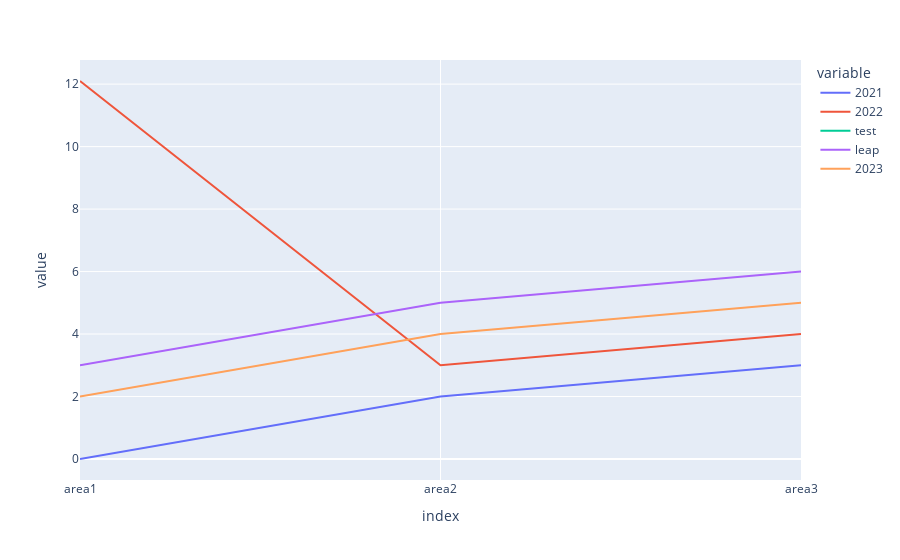

Notebook code for this chart:
### Markdown cell above
If we want to use another library for plotting we have to tell Pandas so:

### Code cell
# change default plotting library
pd.options.plotting.backend = "plotly"
fig = nf.plot()
fig.show()

### Figure 1 — Plotly figure (JSON) as saved in the notebook; plotly's stock layout.template omitted (floating-point values rounded to 4 significant figures)
{"data": [{"hovertemplate": "variable=2021<br>index=%{x}<br>value=%{y}<extra></extra>", "legendgroup": "2021", "line": {"color": "#636efa", "dash": "solid"}, "marker": {"symbol": "circle"}, "mode": "lines", "name": "2021", "orientation": "v", "showlegend": true, "type": "scatter", "x": ["area1", "area2", "area3"], "xaxis": "x", "y": [0, 2, 3], "yaxis": "y"}, {"hovertemplate": "variable=2022<br>index=%{x}<br>value=%{y}<extra></extra>", "legendgroup": "2022", "line": {"color": "#EF553B", "dash": "solid"}, "marker": {"symbol": "circle"}, "mode": "lines", "name": "2022", "orientation": "v", "showlegend": true, "type": "scatter", "x": ["area1", "area2", "area3"], "xaxis": "x", "y": [12.1, 3, 4], "yaxis": "y"}, {"hovertemplate": "variable=test<br>index=%{x}<br>value=%{y}<extra></extra>", "legendgroup": "test", "line": {"color": "#00cc96", "dash": "solid"}, "marker": {"symbol": "circle"}, "mode": "lines", "name": "test", "orientation": "v", "showlegend": true, "type": "scatter", "x": ["area1", "area2", "area3"], "xaxis": "x", "y": [null, null, null], "yaxis": "y"}, {"hovertemplate": "variable=leap<br>index=%{x}<br>value=%{y}<extra></extra>", "legendgroup": "leap", "line": {"color": "#ab63fa", "dash": "solid"}, "marker": {"symbol": "circle"}, "mode": "lines", "name": "leap", "orientation": "v", "showlegend": true, "type": "scatter", "x": ["area1", "area2", "area3"], "xaxis": "x", "y": [3, 5, 6], "yaxis": "y"}, {"hovertemplate": "variable=2023<br>index=%{x}<br>value=%{y}<extra></extra>", "legendgroup": "2023", "line": {"color": "#FFA15A", "dash": "solid"}, "marker": {"symbol": "circle"}, "mode": "lines", "name": "2023", "orientation": "v", "showlegend": true, "type": "scatter", "x": ["area1", "area2", "area3"], "xaxis": "x", "y": [2, 4, 5], "yaxis": "y"}], "layout": {"legend": {"title": {"text": "variable"}, "tracegroupgap": 0}, "margin": {"t": 60}, "xaxis": {"anchor": "y", "domain": [0, 1], "title": {"text": "index"}}, "yaxis": {"anchor": "x", "domain": [0, 1], "title": {"text": "value"}}}}
